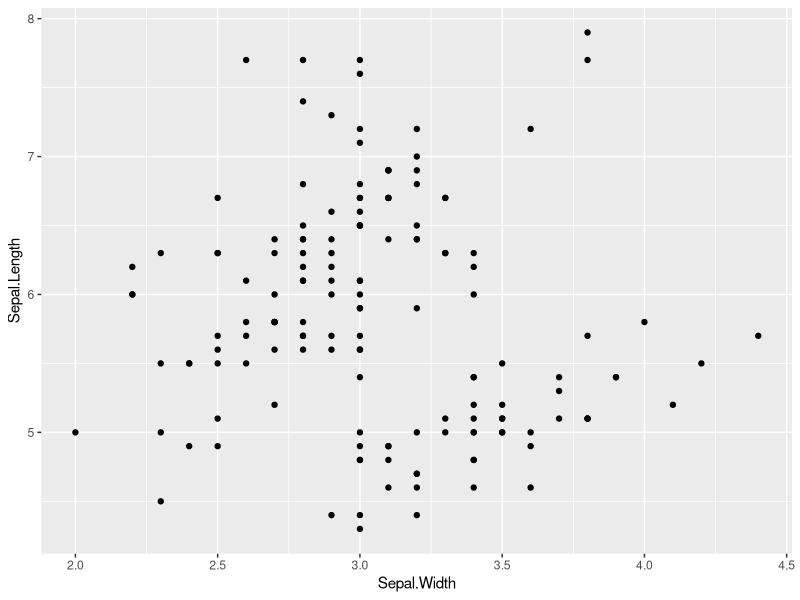

Write the R code that produced this figure.
## ---- chunk 1
library(ggplot2)
ggplot(iris, 
       aes(Sepal.Width, 
           Sepal.Length)) +
  geom_point()
